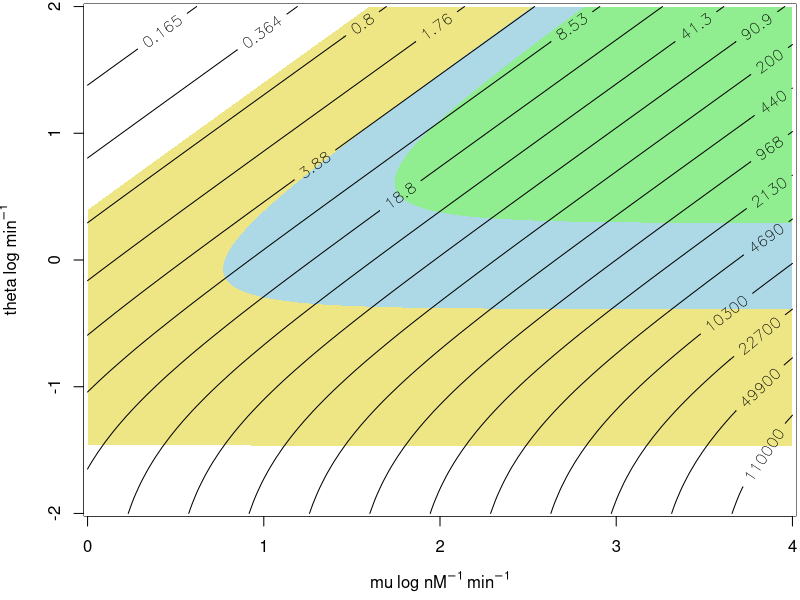
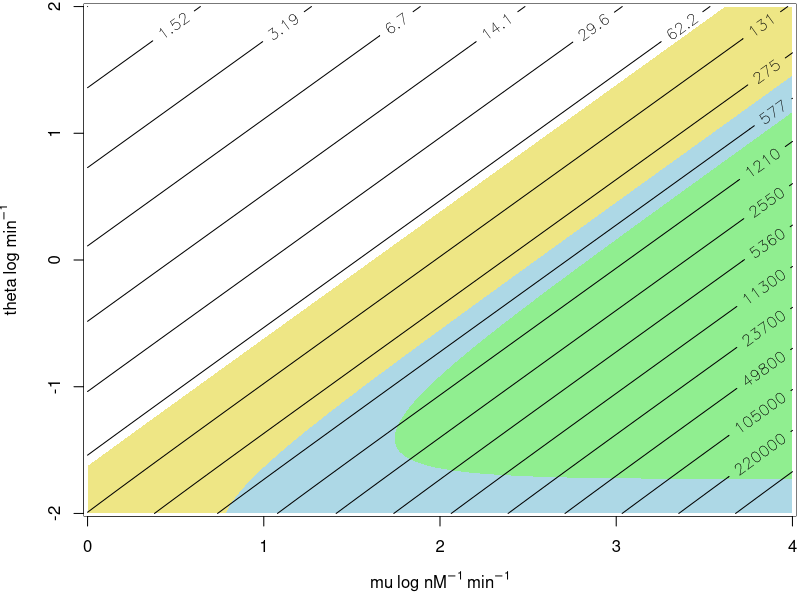

The R script that drew these images, in order:
# A universal biomolecular integral feedback controller for robust perfect adaptation
# Stephanie K. Aoki, Gabriele Lillacci, Ankit Gupta, Armin Baumschlager, David Schweingruber & Mustafa Khammash

# Simulations presented in Extended Data Figures 1b and 1c

# Load packages
library (lattice)

# Clean up & initialize
rm (list = ls ())
graphics.off ()

# Fixed parameters
da = c (log(2)/25, log(2)/120, log(2)/1440)
w = 5*da[1]
k5 = 0.5*da[1]
k3 = 0.05

# Define number of points of grid in each dimesion
N = c (100, 100, 100)

# Create grid of log-spaced values for variable parameters
mu_seq = 10^(seq (log10 (1e-0), log10 (1e4), length.out = N[1]))
theta_seq = 10^(seq (log10 (1e-2), log10 (1e2), length.out = N[2]))
k_seq = 10^(seq (log10 (1e-2), log10 (1e2), length.out = N[3]))

## The following section will loop through the 3-dimensional parameter grid for mu, theta and k
## and evaluate the steady-state error at each point

# Preallocate array to store the essr and the ssy0
essr = array (0, c(N, 3))
ssy0 = array (0, c(N, 3))

for (i in seq (1, N[1]))
{
	for (j in seq (1, N[2]))
	{
		for (k in seq (1, N[3]))
		{
			# Set sequence values to current parameter values
			k1 = mu_seq[i]
			k2 = theta_seq[j]
			k4 = k_seq[k]
			
			for (z in seq (1,3))
			{
				# Set d to the current 
				d = da[z]
				
				# Analytical steady state WITH disturbance
				ssyw = (2*d*k1*k4)/((d+w+k5)*(d^2-k1*k3 + sqrt((d^2 + k1*k3)^2 + (4*d*k1*k2*k3*k4)/(d + w + k5))))
				# Analytical steady state WIHTOUT disturbance
				ssynw = (2*d*k1*k4)/((d+k5)*(d^2-k1*k3+sqrt(d^4+(k1^2*k3^2)+2*d*k1*k3*(d+(2*k2*k4)/(d+k5)))))
				
				# Calculate and store the essr
				essr[i,j,k,z] = (ssynw-ssyw)/ssynw
				# Store the disturbance-free steady state
				ssy0[i,j,k,z] = ssynw
			}
		}
	}
}

# Display the percentage of grid points with error less than 5%
cat ('\n\nPercentage of grid points with less than 5% relative error:\n')
cat (sum(essr<0.05)/length(essr))
cat ('\n')


## Plotting function. This function will generate a 2-d plot showing a slice of the 3D parameter grid,
## i.e. a 2D plot for a fixed value of k. The argument s is the index of k_seq containing the value of k to plot.

anifun = function (s) 
{
	# Init graphic device
	quartz (width = 7, height = 5)
	par (mar = c (4, 4, 0, 0) + 0.2)
	# Set axes labels
	xl = expression ('mu' ~ 'log nM'^-1 ~ 'min'^-1)
	yl = expression ('theta' ~ 'log min'^-1)
	# Call empty plot
	image (log10(mu_seq), log10(theta_seq), essr[,,s,1], col = 'white', xlab = xl, ylab = yl, main = NA)
	# Add region of essr < 0.05 for mammalian cells
	.filled.contour(log10(mu_seq), log10(theta_seq), essr[,,s,3], levels = c(0, 0.05), col = c('khaki2', 'white'))
	# Add region of essr < 0.05 for yeast
	.filled.contour(log10(mu_seq), log10(theta_seq), essr[,,s,2], levels = c(0, 0.05), col = c('lightblue', 'white'))
	# Add region of essr < 0.05 for bacteria
	.filled.contour(log10(mu_seq), log10(theta_seq), essr[,,s,1], levels = c(0, 0.05), col = c('lightgreen', 'white'))
	# Calculate levels for contours of ssy0
	levs = 10^(seq( log10 (min(ssy0[,,s,1])), log10(max(ssy0[,,s,1])), length.out = 20))
	levs = signif (levs, 3)
	# Add contour plots of ssy0
	contour(log10(mu_seq), log10(theta_seq), ssy0[,,s,1], levels = levs, labcex = 1, add=T)
}


## Plot the figures in the paper
## This generates extended data fig. 1b
anifun(15)
## This generates extended data fig. 1c
anifun(65)